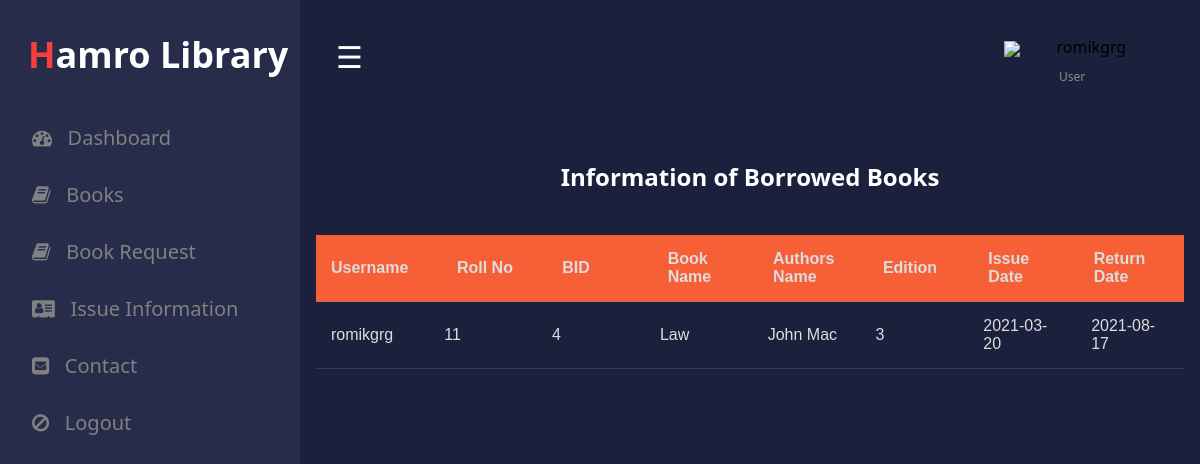
Page /user/issue_info.php (signed in) on the committed database.
### tables this page shows
CREATE TABLE `student` (
  `id` int(50) NOT NULL,
  `username` varchar(50) NOT NULL,
  `email` varchar(50) NOT NULL,
  `password` varchar(50) NOT NULL,
  `roll` int(11) NOT NULL,
  `phone` int(50) NOT NULL
);

CREATE TABLE `books` (
  `bid` int(50) NOT NULL,
  `name` varchar(50) NOT NULL,
  `authors` varchar(50) NOT NULL,
  `edition` int(50) NOT NULL,
  `status` varchar(50) NOT NULL,
  `quantity` int(50) NOT NULL,
  `department` varchar(50) NOT NULL
);

CREATE TABLE `issue_book` (
  `username` varchar(100) NOT NULL,
  `bid` int(100) NOT NULL,
  `approve` varchar(100) NOT NULL,
  `issue` varchar(100) NOT NULL,
  `return` varchar(100) NOT NULL
);

### user/issue_info.php (the view, shortened to what this page needs)
<?php
  include "connection.php";
  include "header.php";
?>
<html>
<head>
  <link rel="stylesheet" type="text/css" href="#">
  </head>
  <body>
    <div class="container">
    <h2 style="text-align: center;">Information of Borrowed Books</h2><br>
    <?php
      if(isset($_SESSION['login_user']))
      {
        $sql="SELECT student.username,roll,books.bid,name,authors,edition,issue,issue_book.return FROM student inner join issue_book ON student.username=issue_book.username inner join books ON issue_book.bid=books.bid WHERE issue_book.username ='$_SESSION[login_user]' and issue_book.approve !='' ORDER BY `issue_book`.`return` ASC";
        $res=mysqli_query($db,$sql);
        echo "<table class='table table-bordered' style='width:100%;' >";
        echo "<tr style='background-color:#f75f37;'>";
        echo "<th>"; echo "Username";  echo "</th>";
        echo "<th>"; echo "Roll No";  echo "</th>";
        echo "<th>"; echo "BID";  echo "</th>";
        echo "<th>"; echo "Book Name";  echo "</th>";
        echo "<th>"; echo "Authors Name";  echo "</th>";
        echo "<th>"; echo "Edition";  echo "</th>";
        echo "<th>"; echo "Issue Date";  echo "</th>";
        echo "<th>"; echo "Return Date";  echo "</th>";
      echo "</tr>";
      echo "</table>";
       echo "<div class='scroll'>";
        echo "<table class='table table-bordered' >";
      while($row=mysqli_fetch_assoc($res))
      {
        echo "<tr>";
          echo "<td>"; echo $row['username']; echo "</td>";
          echo "<td>"; echo $row['roll']; echo "</td>";
          echo "<td>"; echo $row['bid']; echo "</td>";
          echo "<td>"; echo $row['name']; echo "</td>";
          echo "<td>"; echo $row['authors']; echo "</td>";
          echo "<td>"; echo $row['edition']; echo "</td>";
          echo "<td>"; echo $row['issue']; echo "</td>";
          echo "<td>"; echo $row['return']; echo "</td>";
        echo "</tr>";
      }
    echo "</table>";
        echo "</div>";
      }
      else
      {
        ?>
          <h3 style="text-align: center;">Login to see information of Borrowed Books</h3>
        <?php
      }
    ?>
  </div>
</body>
</html>

### user/style.css (style rules this page uses)
body { margin:0px; padding: 0px; background-color:#1b203d; overflow: hidden; font-family: system-ui; }
table { font-family: arial, sans-serif; border-collapse: collapse; width: 100%; }
td, th { text-align: left; padding:15px; color: #ddd; border-bottom: 1px solid #81818140; }

### user/issue_info.php (style rules this page uses)
.scroll { width: 100%; height: 500px; overflow: auto; }
th,td { width: 10%; }
body h2 { color: white; }

### rows in the picture
student: username "romikgrg", roll "11", books.bid "4", books.name "Law", books.authors "John Mac", books.edition "3", issue_book.issue "2021-03-20", issue_book.return "2021-08-17"

### other values in the picture
$_SESSION['login_user'] "romikgrg"
